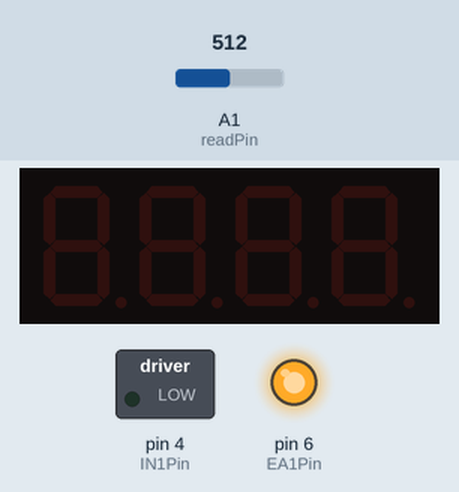
Bench run of a sketch on a simulated Arduino Uno, built with avr-gcc and run on an emulated ATmega328P. On the bench: 4-digit seven-segment display, switched loads named in the sketch (green lamp = pin HIGH), output pins drawn as LEDs (lit = HIGH). The inputs (shaded band) are chosen by the test bench; at power-on: A1 (readPin) = 512.

Above: at 1.2 s.
1.3 s: A1 (readPin) set to 265
2.8 s: A1 (readPin) set to 252
Timing chart, 0 to 5.8 s (numbered marks = the images above; inputs shaded):
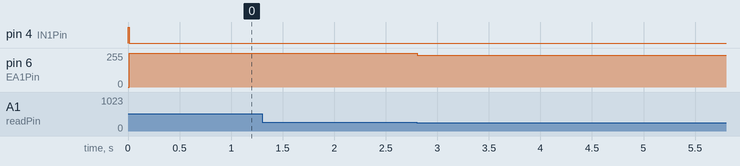

The sketch:

pullUpMagLev.ino
```cpp
/*
The basic version of the pull-up magnet levitation.
*/

#include <TM1637.h>

// Hall component.
const int readPin = A1;
int adjustPin = A2;
int readValue = 0.0;
float adjustValue  = 240;
float filtValue = 0.0;

// LedDisplay component.
int CLK = 2;
int DIO = 3;
TM1637 tm(CLK,DIO);

// L298N component.
int IN1Pin = 4;
int IN2Pin = 5;
int EA1Pin = 6;
bool flag = true;

// PID components.
float error = 0.0;
float prevError = 0.0;
float power = 0.0;
float kp = 20.0;
float kd = 5.0;
float derivative = 0.0;
float dt = 0.1;
float output = 0.0;

void setup() {
  pinMode(readPin, INPUT);
  pinMode(adjustPin, INPUT);
  pinMode(IN1Pin, OUTPUT);
  pinMode(IN1Pin, OUTPUT);
  digitalWrite(IN1Pin, flag);
  digitalWrite(IN2Pin, !flag);
  digitalWrite(EA1Pin,HIGH);

  // Set digit dispaly for debug and parameters adjusting.
  tm.init();
  //set brightness; 0-7
  tm.set(2);
}

void loop() {
  readValue = 0;
  for (int i = 0; i < 20; i++){
    readValue += analogRead(readPin);
    }
  filtValue = readValue / 20;
  error = filtValue - adjustValue;

  derivative = (error - prevError) / dt;
  power = (-kp * error) + (-kd * derivative);
  prevError = error;

  if (power > 255){
    power = 255;
    }
  else if (power < -255){
    power = -255;
    }
  // only provides push force to floater.
  if (power <= 0){
    flag = false;
    digitalWrite(IN1Pin, flag);
    digitalWrite(IN2Pin, !flag);
    analogWrite(EA1Pin, -power);
  }
}

void displayNumber(int num){
  tm.display(3, num % 10);
  tm.display(2, num / 10 % 10);
  tm.display(1, num / 100 % 10);
  tm.display(0, num / 1000 % 10);
}
```

Measured:
- after the input at 1.3 s, every drawn part: stays the same
- after the input at 2.8 s, pin 6 (EA1Pin): 255/255 → 240/255 at once
